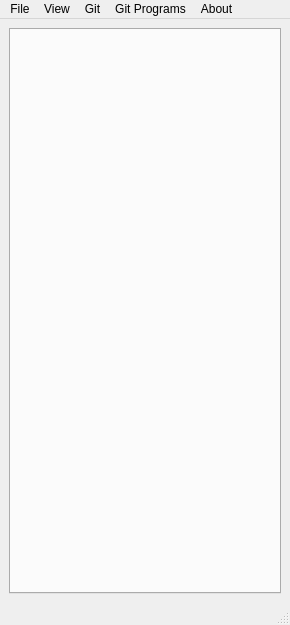
<?xml version="1.0" encoding="UTF-8"?>
<ui version="4.0">
 <class>MainWindow</class>
 <widget class="QMainWindow" name="MainWindow">
  <property name="geometry">
   <rect>
    <x>0</x>
    <y>0</y>
    <width>290</width>
    <height>625</height>
   </rect>
  </property>
  <property name="windowTitle">
   <string>MultiGit</string>
  </property>
  <widget class="QWidget" name="centralwidget">
   <layout class="QHBoxLayout" name="horizontalLayout_2">
    <item>
     <widget class="QTabWidget" name="tabRepos">
      <property name="currentIndex">
       <number>-1</number>
      </property>
      <property name="movable">
       <bool>true</bool>
      </property>
     </widget>
    </item>
   </layout>
  </widget>
  <widget class="QMenuBar" name="menubar">
   <property name="geometry">
    <rect>
     <x>0</x>
     <y>0</y>
     <width>290</width>
     <height>21</height>
    </rect>
   </property>
   <widget class="QMenu" name="menuFile">
    <property name="title">
     <string>File</string>
    </property>
    <property name="toolTipsVisible">
     <bool>true</bool>
    </property>
    <widget class="QMenu" name="menuOpenRecentDirectory">
     <property name="title">
      <string>Open recent directory</string>
     </property>
     <property name="toolTipsVisible">
      <bool>true</bool>
     </property>
     <addaction name="actionDir1"/>
     <addaction name="actionDir2"/>
    </widget>
    <addaction name="actionOpenDirectory"/>
    <addaction name="menuOpenRecentDirectory"/>
    <addaction name="actionEditPreferences"/>
    <addaction name="separator"/>
    <addaction name="actionAddTab"/>
    <addaction name="actionDupTab"/>
    <addaction name="actionRenameTab"/>
    <addaction name="actionCloseTab"/>
    <addaction name="separator"/>
    <addaction name="actionOpenProject"/>
    <addaction name="actionApplyMultigitFile"/>
    <addaction name="actionExportToMgit"/>
    <addaction name="actionExportCSV"/>
    <addaction name="separator"/>
    <addaction name="actionQuit"/>
   </widget>
   <widget class="QMenu" name="menuView">
    <property name="title">
     <string>View</string>
    </property>
    <property name="toolTipsVisible">
     <bool>true</bool>
    </property>
    <widget class="QMenu" name="menuShow">
     <property name="title">
      <string>Show</string>
     </property>
     <widget class="QMenu" name="menuColumns">
      <property name="title">
       <string>Show Columns</string>
      </property>
      <addaction name="actionViewColSha1"/>
      <addaction name="actionViewColURL"/>
     </widget>
     <addaction name="actionViewLastCommit"/>
     <addaction name="actionViewModifiedFiles"/>
     <addaction name="menuColumns"/>
    </widget>
    <addaction name="menuShow"/>
    <addaction name="actionRefreshAll"/>
   </widget>
   <widget class="QMenu" name="menuGit">
    <property name="title">
     <string>Git</string>
    </property>
    <property name="toolTipsVisible">
     <bool>true</bool>
    </property>
   </widget>
   <widget class="QMenu" name="menuGitPrograms">
    <property name="title">
     <string>Git Programs</string>
    </property>
    <property name="toolTipsVisible">
     <bool>true</bool>
    </property>
   </widget>
   <widget class="QMenu" name="menuAbout">
    <property name="title">
     <string>About</string>
    </property>
    <property name="toolTipsVisible">
     <bool>true</bool>
    </property>
    <addaction name="actionWhatIsNew"/>
    <addaction name="actionShowMultiGitLogFiles"/>
    <addaction name="actionAbout"/>
   </widget>
   <addaction name="menuFile"/>
   <addaction name="menuView"/>
   <addaction name="menuGit"/>
   <addaction name="menuGitPrograms"/>
   <addaction name="menuAbout"/>
  </widget>
  <widget class="QStatusBar" name="statusbar"/>
  <action name="actionOpenDirectory">
   <property name="icon">
    <iconset resource="../../images/multigit_resources.qrc">
     <normaloff>:/img/icons8-open-folder-64.png</normaloff>:/img/icons8-open-folder-64.png</iconset>
   </property>
   <property name="text">
    <string>Open base directory</string>
   </property>
   <property name="toolTip">
    <string>Open base directory</string>
   </property>
   <property name="shortcut">
    <string>Ctrl+O</string>
   </property>
   <property name="shortcutContext">
    <enum>Qt::ApplicationShortcut</enum>
   </property>
  </action>
  <action name="actionEditPreferences">
   <property name="text">
    <string>Edit settings</string>
   </property>
   <property name="toolTip">
    <string>Edit settings</string>
   </property>
   <property name="shortcut">
    <string>Ctrl+S</string>
   </property>
   <property name="shortcutContext">
    <enum>Qt::ApplicationShortcut</enum>
   </property>
  </action>
  <action name="actionQuit">
   <property name="text">
    <string>Quit</string>
   </property>
   <property name="iconText">
    <string>Quit</string>
   </property>
   <property name="toolTip">
    <string>Quit</string>
   </property>
   <property name="shortcut">
    <string>Ctrl+X</string>
   </property>
   <property name="shortcutContext">
    <enum>Qt::ApplicationShortcut</enum>
   </property>
  </action>
  <action name="actionRefreshAll">
   <property name="text">
    <string>Refresh local view</string>
   </property>
   <property name="toolTip">
    <string>Refresh repository information from disk</string>
   </property>
   <property name="shortcut">
    <string>F5</string>
   </property>
  </action>
  <action name="actionDir1">
   <property name="text">
    <string>Dir1</string>
   </property>
  </action>
  <action name="actionDir2">
   <property name="text">
    <string>Dir2</string>
   </property>
  </action>
  <action name="actionAbout">
   <property name="text">
    <string>About MultiGit</string>
   </property>
  </action>
  <action name="actionWhatIsNew">
   <property name="text">
    <string>What's new</string>
   </property>
   <property name="toolTip">
    <string>Show dialog with What's New information</string>
   </property>
  </action>
  <action name="actionExportCSV">
   <property name="text">
    <string>Export to CSV</string>
   </property>
   <property name="toolTip">
    <string>Export repository informations to a CSV files</string>
   </property>
  </action>
  <action name="actionOpenProject">
   <property name="text">
    <string>Clone from Multigit file</string>
   </property>
   <property name="toolTip">
    <string>Clone repositories described in a Multigit file</string>
   </property>
   <property name="shortcut">
    <string>Ctrl+J</string>
   </property>
  </action>
  <action name="actionExportToMgit">
   <property name="text">
    <string>Export to Multigit file</string>
   </property>
   <property name="toolTip">
    <string>Export repositories setup to a Multigit file</string>
   </property>
   <property name="shortcut">
    <string>Ctrl+Shift+J</string>
   </property>
  </action>
  <action name="actionShowMultiGitLogFiles">
   <property name="text">
    <string>Open directory of log files</string>
   </property>
   <property name="toolTip">
    <string>Open directory containing log files and configuration</string>
   </property>
  </action>
  <action name="actionViewLastCommit">
   <property name="checkable">
    <bool>true</bool>
   </property>
   <property name="checked">
    <bool>true</bool>
   </property>
   <property name="text">
    <string>Show Last Commit tab</string>
   </property>
  </action>
  <action name="actionViewModifiedFiles">
   <property name="checkable">
    <bool>true</bool>
   </property>
   <property name="text">
    <string>Show Modified Files tab</string>
   </property>
  </action>
  <action name="actionViewColSha1">
   <property name="checkable">
    <bool>true</bool>
   </property>
   <property name="text">
    <string>Sha1</string>
   </property>
  </action>
  <action name="actionApplyMultigitFile">
   <property name="text">
    <string>Apply Multigit file</string>
   </property>
   <property name="toolTip">
    <string>Adjust existing repositories according to content of Multigit file</string>
   </property>
   <property name="shortcut">
    <string>Ctrl+Shift+A</string>
   </property>
  </action>
  <action name="actionViewColURL">
   <property name="checkable">
    <bool>true</bool>
   </property>
   <property name="text">
    <string>Remote URL</string>
   </property>
  </action>
  <action name="actionAddTab">
   <property name="text">
    <string>New tab</string>
   </property>
   <property name="shortcut">
    <string>Ctrl+N</string>
   </property>
  </action>
  <action name="actionDupTab">
   <property name="text">
    <string>Duplicate tab</string>
   </property>
   <property name="shortcut">
    <string>Ctrl+D</string>
   </property>
  </action>
  <action name="actionCloseTab">
   <property name="text">
    <string>Close current tab</string>
   </property>
   <property name="shortcut">
    <string>Ctrl+W</string>
   </property>
  </action>
  <action name="actionRenameTab">
   <property name="text">
    <string>Rename tab</string>
   </property>
   <property name="shortcut">
    <string>F2</string>
   </property>
  </action>
 </widget>
 <resources>
  <include location="../../images/multigit_resources.qrc"/>
 </resources>
 <connections/>
</ui>
